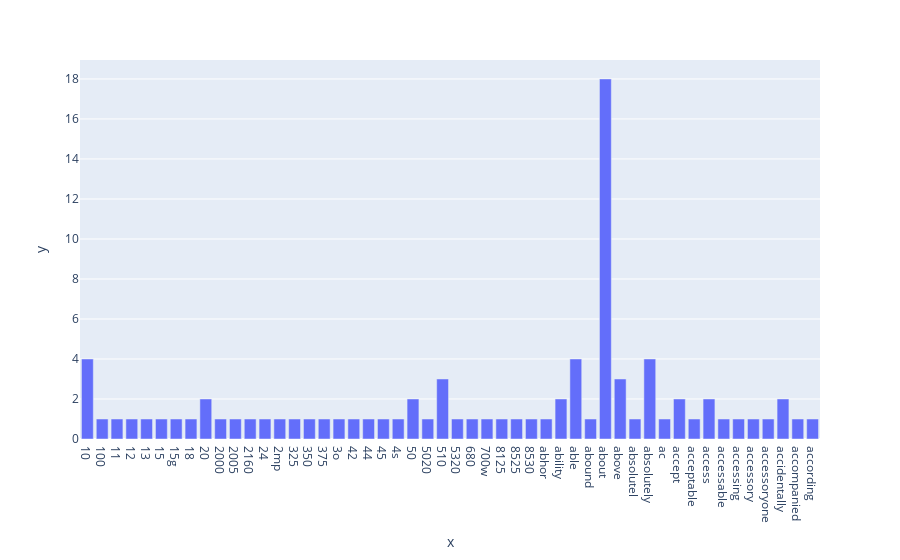

The notebook cell this image was saved under:
### Code cell
# plot with plotly
fig = px.bar(x=count_vect.get_feature_names_out()[0:50],y=term_frequencies[0:50])
fig.show()

### Figure 1 — Plotly figure (JSON) as saved in the notebook; plotly's stock layout.template omitted (floating-point values rounded to 4 significant figures)
{"data": [{"alignmentgroup": "True", "hovertemplate": "x=%{x}<br>y=%{y}<extra></extra>", "legendgroup": "", "marker": {"color": "#636efa", "pattern": {"shape": ""}}, "name": "", "offsetgroup": "", "orientation": "v", "showlegend": false, "textposition": "auto", "type": "bar", "x": ["10", "100", "11", "12", "13", "15", "15g", "18", "20", "2000", "2005", "2160", "24", "2mp", "325", "350", "375", "3o", "42", "44", "45", "4s", "50", "5020", "510", "5320", "680", "700w", "8125", "8525", "8530", "abhor", "ability", "able", "abound", "about", "above", "absolutel", "absolutely", "ac", "accept", "acceptable", "access", "accessable", "accessing", "accessory", "accessoryone", "accidentally", "accompanied", "according"], "xaxis": "x", "y": [4, 1, 1, 1, 1, 1, 1, 1, 2, 1, 1, 1, 1, 1, 1, 1, 1, 1, 1, 1, 1, 1, 2, 1, 3, 1, 1, 1, 1, 1, 1, 1, 2, 4, 1, 18, 3, 1, 4, 1, 2, 1, 2, 1, 1, 1, 1, 2, 1, 1], "yaxis": "y"}], "layout": {"barmode": "relative", "legend": {"tracegroupgap": 0}, "margin": {"t": 60}, "xaxis": {"anchor": "y", "domain": [0, 1], "title": {"text": "x"}}, "yaxis": {"anchor": "x", "domain": [0, 1], "title": {"text": "y"}}}}
